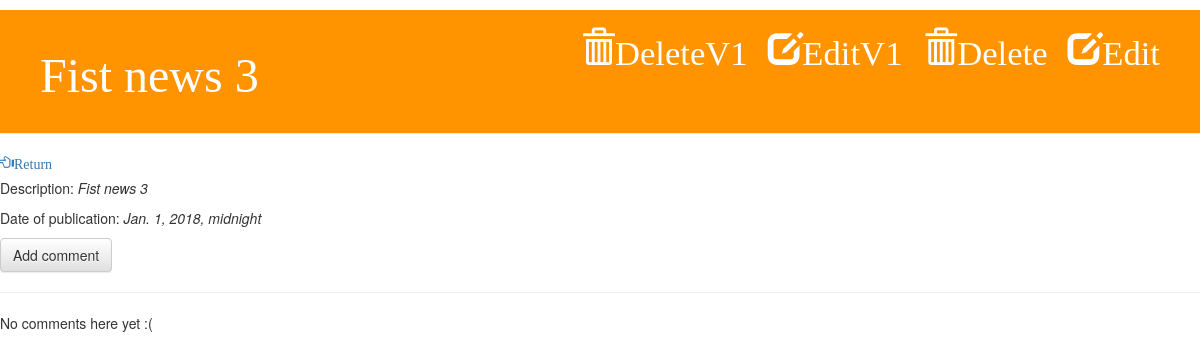
Before: /news/v2/4/ with the older database file.
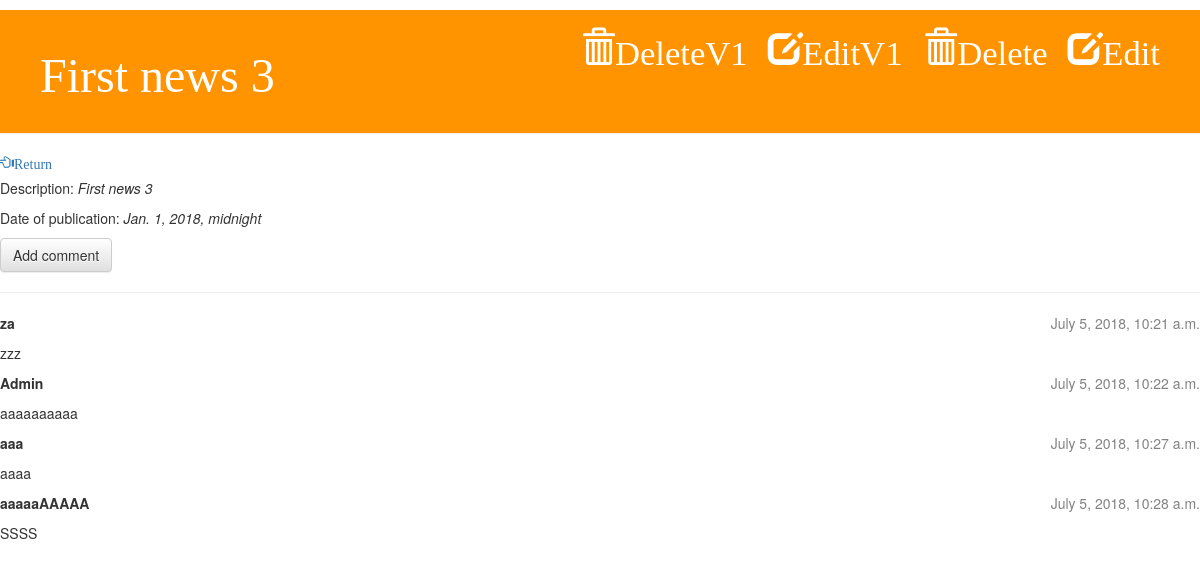
After: the same page with the newer database file.
### news/models.py (models this page shows, shortened)
class Base(models.Model):
    title = models.CharField(max_length=100)
    class Meta:
        abstract = True

class BaseNews(Base):
    description = models.CharField(max_length=200)
    image = models.ImageField(upload_to='Django_news/news/media/photos',
                              blank=True, null=True)

class NewsItem(BaseNews):
    publish_date = models.DateTimeField(
        blank=True, null=True)

class Comment(models.Model):
    newItem = models.ForeignKey('NewsItem', related_name='comments')
    author = models.CharField(max_length=200)
    text = models.TextField()
    created_date = models.DateTimeField(default=timezone.now)
    approved_comment = models.BooleanField(default=False)

### news/views.py (the view)
# urls.py: url(r'^news/v1/(?P<pk>[0-9]+)/$', NewsDetail.as_view(), name='v1DetailNews'),
class NewsDetail(DetailView):
    model = NewsItem
    template_name = 'news/news_detail.html'

### news/templates/news/news_detail.html (shortened to what this page needs)
{% load staticfiles %}
<html>
<head>
  <link rel="stylesheet" href="//maxcdn.bootstrapcdn.com/bootstrap/3.2.0/css/bootstrap.min.css">
  <link rel="stylesheet" href="//maxcdn.bootstrapcdn.com/bootstrap/3.2.0/css/bootstrap-theme.min.css">
<link rel="stylesheet" href="{% static 'css/news.css' %}">
</head>
<p>
  <div class="page-header">
     <a href="{% url 'editNews' newsitem.id %}" class="top-menu"><span class="glyphicon glyphicon-edit">Edit</span></a>
      <a href="{% url 'deleteNews' newsitem.id %}" class="top-menu"><span class="glyphicon glyphicon-trash">Delete</span></a>
     <a href="{% url 'v1EditNews' newsitem.id %}" class="top-menu"><span class="glyphicon glyphicon-edit">EditV1</span></a>
    <a href="{% url 'v1DeleteNews' newsitem.id %}" class="top-menu"><span class="glyphicon glyphicon-trash">DeleteV1</span></a>
    <h1>{{ newsitem.title }}</h1>
  </div>
  <div>
    <p>
        <a href="{% url 'news' %}"><span class="glyphicon glyphicon-hand-left">Return</span></a>
    </p>
</div>
<p>Description: <i>{{ newsitem.description }}</i></p>
<p>Date of publication: <i>{{ newsitem.publish_date }}</i></p>
<a class="btn btn-default" href="{% url 'add_comment_to_post' pk=newsitem.id %}">Add comment</a>
<hr>
{% for comment in newsitem.comments.all %}
    <div class="comment">
        <div class="date">{{ comment.created_date }}</div>
        <strong>{{ comment.author }}</strong>
        <p>{{ comment.text|linebreaks }}</p>
    </div>
{% empty %}
    <p>No comments here yet :(</p>
{% endfor %}
</body>
</html>

### news/static/css/news.css (style rules this page uses)
.page-header { background-color: #ff9400; margin-top: 0; padding: 20px 20px 20px 40px; }
.page-header h1, .page-header h1 a, .page-header h1 a:visited, .page-header h1 a:active { color: #ffffff; font-size: 36pt; text-decoration: none; }
h1, h2, h3, h4 { font-family: 'Lobster', cursive; }
.date { float: right; color: #828282; }
.top-menu, .top-menu:hover, .top-menu:visited { color: #ffffff; float: right; font-size: 26pt; margin-right: 20px; }

Changed rows visible on the page:
changed BaseNews: title "Fist news 3" → "First news 3"; description "Fist news 3" → "First news 3"
added Comment: created_date "July 5, 2018, 10:21 a.m.", author "za", text "zzz"
added Comment: created_date "July 5, 2018, 10:22 a.m.", author "Admin", text "aaaaaaaaaa"
added Comment: created_date "July 5, 2018, 10:27 a.m.", author "aaa", text "aaaa"
added Comment: created_date "July 5, 2018, 10:28 a.m.", author "aaaaaAAAAA", text "SSSS"
Other visible differences:
text no longer shown: "No comments here yet :("
